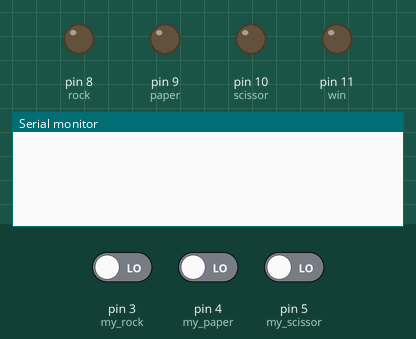
This sketch was run on a simulated Arduino Uno, built with avr-gcc and run on an emulated ATmega328P. Shown: output pins drawn as LEDs (lit = HIGH), the last lines printed to the serial monitor. The test bench sets the inputs (shaded band); at power-on: pin 3 (my_rock) LOW, pin 4 (my_paper) LOW, pin 5 (my_scissor) LOW.

Above: at 1.2 s.
1.3 s: pin 3 (my_rock) driven HIGH
At 1.51 s:
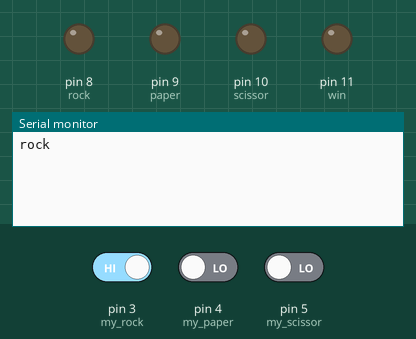
3.4 s: pin 4 (my_paper) driven HIGH
At 3.61 s:
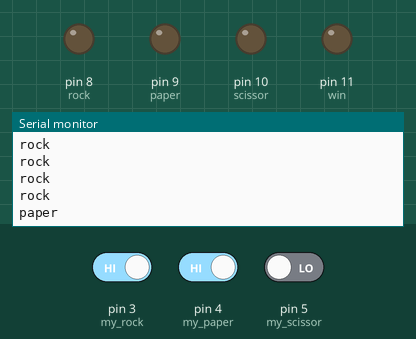
5.5 s: pin 5 (my_scissor) driven HIGH
At 5.71 s:
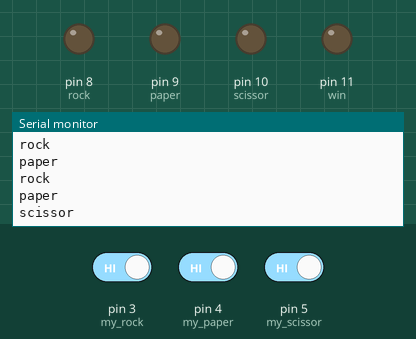

Measured:
- after the input at 1.3 s, the serial monitor: prints a new line at once (image 1)
- after the input at 3.4 s, the serial monitor: prints a new line at once (image 2)
- after the input at 5.5 s, the serial monitor: prints a new line at once (image 3)

The sketch:

0429step2.ino
```cpp
int my_rock = 3;
int my_paper = 4;
int my_scissor = 5;
int rock = 8;
int paper = 9;
int scissor = 10;
int win = 11;
void setup() {
  pinMode(my_rock, INPUT);
  pinMode(my_paper, INPUT);
  pinMode(my_scissor, INPUT);
  pinMode(rock, OUTPUT);
  pinMode(paper, OUTPUT);
  pinMode(scissor, OUTPUT);
  pinMode(win, OUTPUT);
  Serial.begin(9600);
}

void loop() {
  if (digitalRead(my_rock) == HIGH) {
    Serial.println("rock");
    delay(300);
  }
  if (digitalRead(my_paper) == HIGH){
    Serial.println("paper");
    delay(300);
  }
  if (digitalRead(my_scissor) == HIGH){
    Serial.println("scissor");
    delay(300);
  }
}
```
